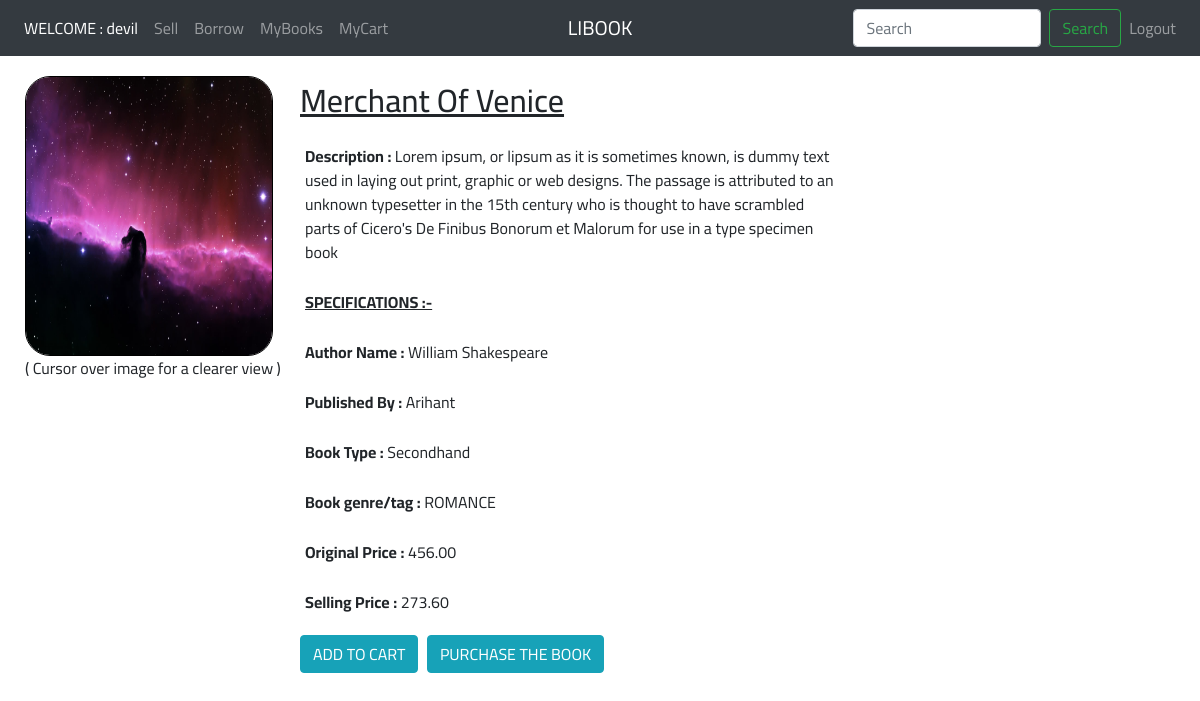
Screenshot of /book_detail/1 (signed in) with the database file from the repository.
### book_app/models.py (models this page shows, shortened)
class Sell(models.Model):
    owner=models.ForeignKey(User, on_delete=models.CASCADE)
    book_name=models.CharField('Book Name',max_length=200, help_text="Enter the book name")
    author=models.CharField('Author',max_length=200, help_text="Enter the book's author name")
    published_by=models.CharField('Published By',max_length=200)
    FIRSTHAND='Firsthand'
    SECONDHAND='Secondhand'
    TYPE_CHOICES=[
        ('Firsthand','Firsthand'),
        ('Secondhand','Secondhand'),
    ]
    TAG_CHOICES=[
        ('ACTION','Action'),
        ('THRILLER','Thriller'),
        ('ART','Art'),
        ('ROMANCE','Romance'),
        ('FAIRYTALE','Fairytale'),
        ('TRUE CRIME','True_crime'),
        ('DRAMA','Drama'),
        ('DIARY','Diary'),
        ('COMIC','Comic'),
        ('HISTORY','History'),
        ('HORROR','Horror')
    ]
    DIS_CHOICES=[
        ('40%','40%'),
        ('50%','50%'),
        ('60%','60%'),
        ('70%','70%'),
        ('80%','80%'),
        ('90%','90%'),
        ('100%','100%')
    ]
    tags=models.CharField('Tag',max_length=20, choices=TAG_CHOICES)
    types=models.CharField('Type',max_length=30, choices=TYPE_CHOICES, default=SECONDHAND)
    price=models.DecimalField('Price',max_digits=10, decimal_places=2, help_text="Enter the book's price")
    discount=models.CharField('Discount',max_length=20, choices=DIS_CHOICES, default='40%')
    pin_code=models.CharField('Pincode', max_length=6, validators=[MinLengthValidator(6)], help_text="Enter the pincode of your suitable area to sell")
    description=models.TextField('Description',max_length=300, help_text="Please add if any extra info is there for the book", null=True)
    photo = models.ImageField('Photo Of Book',upload_to='photos/',blank=True,null=True)

### book_app/views.py (the view)
# urls.py: path('book_detail/<uuid>', views.book_detail, name='book_detail'),
@login_required
def book_detail(request, uuid):
    book=Sell.objects.filter(pk=uuid)
    original_price=Sell.objects.get(id=uuid).price
    discount_price=Sell.objects.get(id=uuid).discount
    if discount_price=="40%":
        x=40
    elif discount_price=="50%":
        x=50
    elif discount_price=="60%":
        x=60
    elif discount_price=="70%":
        x=70
    elif discount_price=="80%":
        x=80
    elif discount_price=="90%":
        x=90
    else:
        x=100
    x=decimal.Decimal(x)*decimal.Decimal(original_price)*decimal.Decimal(0.01)
    x=round(x,2)
    x=decimal.Decimal(original_price)-x
    return render(request,'book_detail.html',{'books':book,'original':original_price,'selling':x})

### book_app/templates/book_detail.html (shortened to what this page needs)
{% extends "base.html" %}
{% load static %}
{% block content %}
<link rel="stylesheet" href="{% static '/css/book_detail.css' %}">
<link rel="stylesheet" href="https://awik.io/demo/webshop-zoom/drift-basic.min.css">
{% for book in books %}
<div id="col-1">
  <img class="drift-demo-trigger" data-zoom="{{book.photo.url}}" src="{{book.photo.url}}"><br>
  <caption>( Cursor over image for a clearer view )</caption>
</div>
<div id="col-2">
  <div id="left">
    <h2><u>{{ book.book_name }}</u></h2>
    <p><b>Description : </b>{{ book.description }}</p>
    <p><b><u>SPECIFICATIONS :-</u></b></p>
    <p><b>Author Name :</b> {{book.author}}</p>
    <p><b>Published By :</b> {{book.published_by}}</p>
    <p><b>Book Type :</b> {{book.types}}</p>
    <p><b>Book genre/tag :</b> {{book.tags}}</p>
    <p><b>Original Price :</b> {{original}}</p>
    <p><b>Selling Price :</b> {{selling}}</p>
    <a href="{% url 'add_to_cart' book.id %}" class="btn btn-info"> ADD TO CART </a>
    <a href="#" class="btn btn-info"> PURCHASE THE BOOK </a>
  </div>
  <div id="right">
    <div id="details-container">
    </div>
  </div>
</div>
{% endfor %}
{% endblock %}

### book_app/templates/base.html (shortened to what this page needs)
{% load static %}
<!DOCTYPE html>
<html lang="en" dir="ltr">
  <head>
    <link rel="stylesheet" href="https://cdn.jsdelivr.net/npm/bootstrap@4.5.3/dist/css/bootstrap.min.css">
    <link rel="stylesheet" href="{% static '/css/base.css' %}">
  </head>
  <body style="font-family: 'Cairo', sans-serif;">
    <nav class="navbar navbar-expand-md navbar-dark bg-dark">
        <div class="navbar-collapse collapse w-100 order-1 order-md-0 dual-collapse2">
            <ul class="navbar-nav mr-auto">
                {% if user.is_authenticated %}
                <li class="nav-item active">
                    <a class="nav-link disabled" href="#">WELCOME : {{user}}</a>
                </li>
                <li class="nav-item">
                    <a class="nav-link" href="{% url "sell" %}">Sell</a>
                </li>
                <li class="nav-item">
                    <a class="nav-link" href="{% url "borrow" %}">Borrow</a>
                </li>
                <li class="nav-item">
                    <a class="nav-link" href="{% url "all_sell_items" %}">MyBooks</a>
                </li>
                <li class="nav-item">
                    <a class="nav-link" href="{% url "all_cart_items" %}">MyCart</a>
                </li>
                {% else %}
                <li class="nav-item active">
                    <a class="nav-link disabled" href="#">WELCOME</a>
                </li>
                {% endif %}
            </ul>
        </div>
        <div class="mx-auto order-0">
            {% if user.is_authenticated %}
            <a class="navbar-brand mx-auto disabled" href="{% url "home" %}">LIBOOK</a>
            {% endif %}
        </div>
        <div class="navbar-collapse collapse w-100 order-3 dual-collapse2">
            <ul class="navbar-nav ml-auto">
              {% if user.is_authenticated %}
              <form class="form-inline my-2 my-lg-0" action="{% url 'search' %}" method="GET">
                  <input class="form-control mr-sm-2" type="search" name="search_title" placeholder="Search" aria-label="Search">
                  <button class="btn btn-outline-success my-2 my-sm-0" type="submit">Search</button>
              </form>
              <li class="nav-item">
                  <a class="nav-link" href="{% url "logoutpage" %}">Logout</a>
              </li>
              {% endif %}
            </ul>
        </div>
    </nav>
   {% block content %}
   {% endblock %}
  </body>
</html>

### static/css/book_detail.css (style rules this page uses)
body { overflow-x:hidden; }
#col-1 { position: relative; width: 25%; float: left; height: 100%; padding-left: 25px; padding-top: 20px; }
#col-2 { position: relative; width: 75%; float: left; height: 100%; overflow-x:hidden; }
#col-1 img { width: 90%; height: 280px; border: 1px solid black; border-radius: 25px; }
#left h2 { margin-top: 25px; margin-bottom: 20px; }
#left a { margin-right:5px; margin-bottom: 20px; }
#left p { padding: 5px; }
#details-container { position: relative; margin: 20px 10px 10px 10px; float: left; width: 95%; height: 350px; }
#left { position: relative; width: 60%; float: left; height: 100%; }
#right { position: relative; width: 40%; float: left; height: 100%; overflow-x:hidden; }

### rows the page displays
Sell: photo (picture), book_name "Merchant Of Venice", description "Lorem ipsum, or lipsum as it is sometimes known, is dummy text used in laying out print, graphic or web designs. The passage is attributed to an unknown typesetter in the 15th century who is thought to have scrambled parts of Cicero's De Finibus Bonorum et Malorum for use in a type specimen book", author "William Shakespeare", published_by "Arihant", types "Secondhand", tags "ROMANCE", price "456.00", selling "273.60"

### other values shown
{{ user }} "devil"
